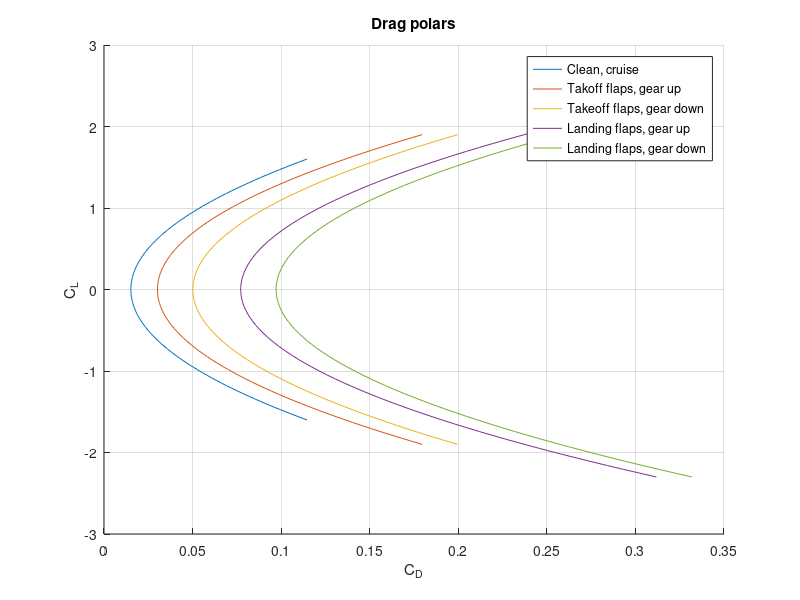

Source code (MATLAB):
clc;
clear;
close all;

CLc_max = linspace(-1.6,1.6,100); %CLmax clean config estimated from Roskam typical vals
CLt_max = linspace(-1.9,1.9,100);
CLl_max = linspace(-2.3,2.3,100);

MTOW = 146436; %make it able to get this val from other code
W_Load = 105; %lbs/ft^2

Swet = (10^0.0199)*(MTOW^0.7531); %in ft^2
Sref = (MTOW/W_Load); %in lbs/lbs/ft^2 = ft^2

CD0c = (0.0026)*(Swet/Sref); %cf is 0.0026 from fig 4.4 in metabook

e1 = 0.80; %oswald clean estimation at AR = 10.25
e2 = 0.75; %oswald with takeoff flap estimation from table 4.2
e3 = 0.70; %oswald with landing flaps // // // 

AR = 10.25; %assuming AR = 10.25

DelCD0_t = 0.015; %From table 4.2, for DeltaCD0 takeoff
DelCDO_l = 0.062; %for landing
DelCDO_g = 0.020; %For gear down

CDc = zeros(size(CLc_max));
CDt = zeros(size(CLc_max));
CDtg = zeros(size(CLc_max));
CDl = zeros(size(CLc_max));
CDlg = zeros(size(CLc_max));

CD0t = CD0c + DelCD0_t; %just with takeoff flaps, gear up
CD0tg = CD0c + DelCD0_t + DelCDO_g; %with takeoff flaps, gear down
CD0l = CD0c + DelCDO_l; %with landing flaps, gear up
CD0lg = CD0c + DelCDO_l + DelCDO_g; %with landing flaps and gear down


for i = 1:length(CLc_max)
    CDc(i) = CD0c + (1/(pi*e1*AR)).*((CLc_max(i).^2)); %For 
    CDt(i) = CD0t + (1/(pi*e2*AR)).*((CLt_max(i).^2));
    CDtg(i) = CD0tg + (1/(pi*e2*AR)).*((CLt_max(i).^2));
    CDl(i) = CD0l + (1/(pi*e3*AR)).*((CLl_max(i).^2));
    CDlg(i) = CD0lg + (1/(pi*e3*AR)).*((CLl_max(i).^2));
end


figure
hold on
title('Drag polars')
xlabel('C_D')
ylabel('C_L')
grid on
plot(CDc,CLc_max)
plot(CDt,CLt_max)
plot(CDtg,CLt_max)
plot(CDl,CLl_max)
plot(CDlg,CLl_max)
legend('Clean, cruise','Takoff flaps, gear up','Takeoff flaps, gear down','Landing flaps, gear up','Landing flaps, gear down')








